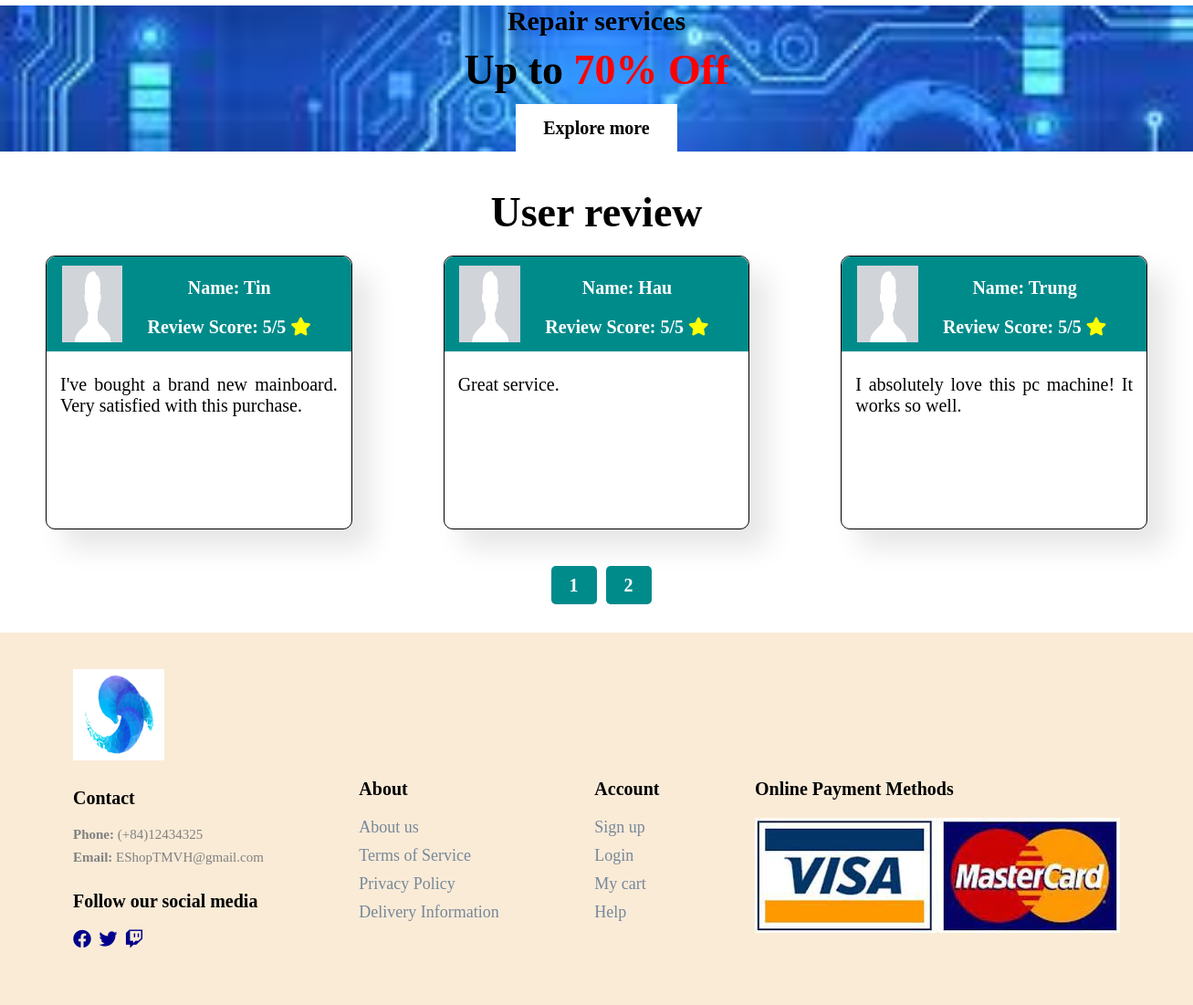
Before: / (lower part) with the older database file.
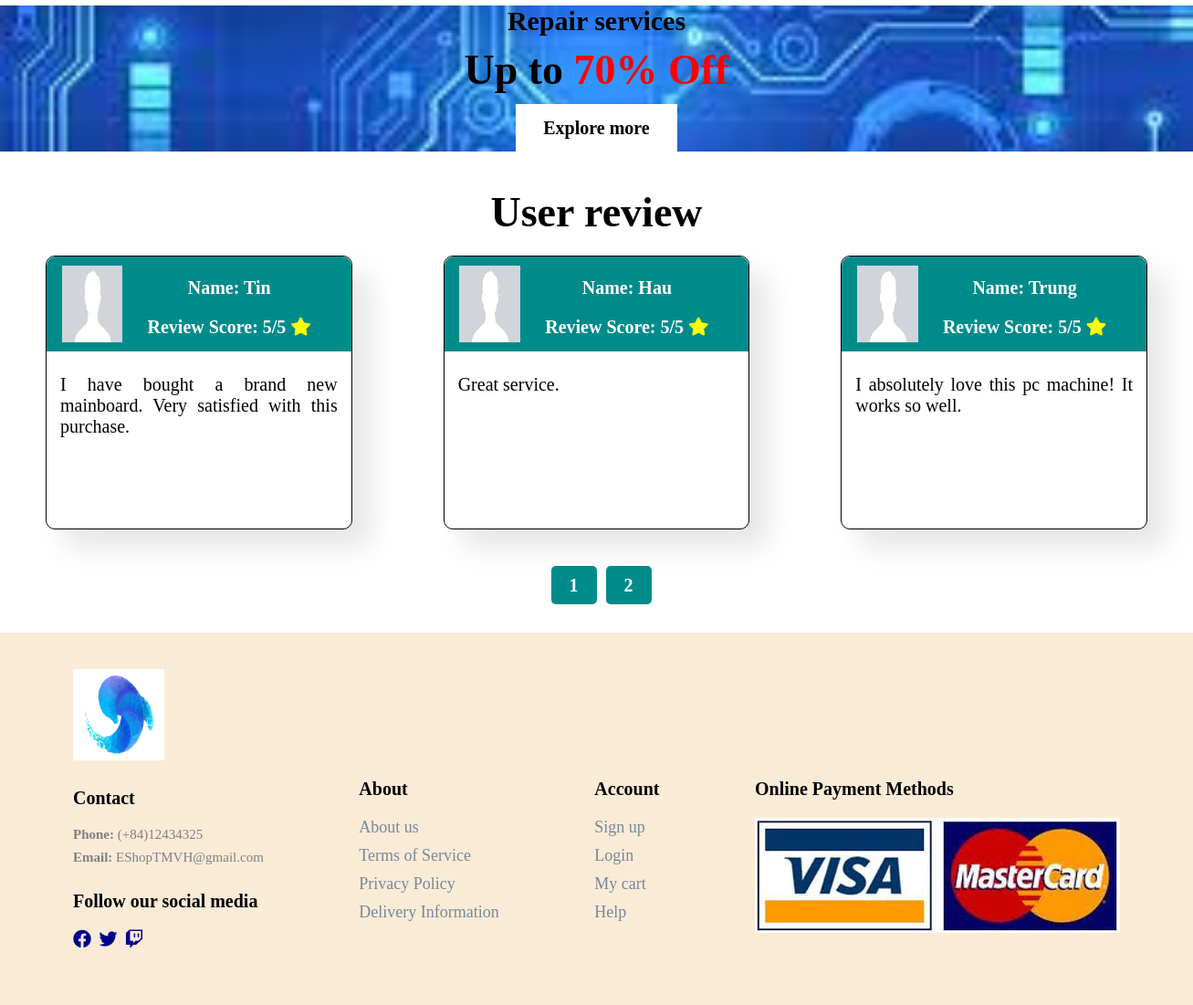
After: the same page with the newer database file.
### tables this page shows
CREATE TABLE `review` (
  `r_id` int(100) NOT NULL,
  `rating` int(1) NOT NULL,
  `content` varchar(300) NOT NULL
);

CREATE TABLE `user_form` (
  `id` int(100) NOT NULL,
  `name` varchar(100) NOT NULL,
  `email` varchar(100) NOT NULL,
  `password` varchar(100) NOT NULL,
  `image` varchar(100) NOT NULL
);

### index.php (the view, shortened to what this page needs)
<?php
    $conn = mysqli_connect('localhost', 'root', '', 'user_db') or die('connection failed');
    $record_per_page = 3;
    $page = '';
    if (isset($_GET["page"])) {
        $page = intval($_GET["page"]);
    }
    else {
        $page = 1;
    }
    $start_from = ($page - 1)*$record_per_page;
    $select = mysqli_query($conn,
        "SELECT `name`, `rating`, `content`
        FROM `review` r join `user_form` u
        ON  r.r_id = u.id
        ORDER BY `r_id`
        DESC LIMIT $start_from, $record_per_page")
    or die('query failed');
?>
<!DOCTYPE html>
<html lang="en">
    <head>
        <link rel="stylesheet" href="index.css" />
        <link rel="stylesheet" href="https://use.fontawesome.com/releases/v5.15.4/css/all.css" />
    </head>
    <body>
        <section id="banner" class="section-m1">
            <h4>Repair services</h4>
            <h2>Up to <span>70% Off</span></h2>
            <button class="normal">Explore more</button>
        </section>
        <section id="review" class="section-m1">
            <h2>User review</h2>
            <div class='reviews-container'>
                <?php
                    while($row = mysqli_fetch_array($select)) {
                ?>
                    <div class="review-container">
                        <div class='user-info'>
                            <img src="./img/default-pfp.png" alt="user profile picture">
                            <div>
                                <p><b>Name:</b> <?php echo $row["name"] ?></p>
                                <p><b>Review score:</b> <?php echo $row["rating"] ?>/5 <i style="color: yellow" class="fas fa-star"></i></p>
                            </div>
                        </div>
                        <div class="review-contents">
                            <p><?php echo $row["content"] ?></p>
                        </div>
                    </div>
                <?php
                    }
                ?>
            </div>
            <div id="pagination">
                <?php
                    $select_page = mysqli_query($conn, "SELECT * FROM `review`
                        ORDER BY `r_id` DESC") or die('query failed');
                    $total_records = mysqli_num_rows($select_page);
                    $total_pages = ceil($total_records/$record_per_page);
                    for ($i = 1; $i <= $total_pages; $i++){
                        echo '<a href="index.php?page='.$i.' onClick="changePage()">'.$i.'</a>';
                    }
                ?>
            </div>
        </section>
        <footer class="section-p1">
            <div class="col">
                <img class='logo' width="100" height="100" src="img/logo.png" alt="logo">
                <h4>Contact</h4>
                <p><b>Phone:</b> (+84)12434325</p>
                <p><b>Email:</b> EShopTMVH@gmail.com</p>
                <div class="follow">
                    <h4>Follow our social media</h4>
                    <div class="icon">
                        <a href="#">
                            <i class="fab fa-facebook"></i>
                        </a>
                        <a>
                            <i class="fab fa-twitter"></i>
                        </a>
                        <a>
                            <i class="fab fa-twitch"></i>
                        </a>
                    </div>
                </div>
            </div>
            <div class="col2">
                <h4>About</h4>
                <a href="#">About us</a>
                <a href="#">Terms of Service</a>
                <a href="#">Privacy Policy</a>
                <a href="#">Delivery Information</a>
            </div>
            <div class="col2">
                <h4>Account</h4>
                <a href="./pages/register/register.php">Sign up</a>
                <a href="./pages/login/login.php">Login</a>
                <a href="./pages/cart/cart.php">My cart</a>
                <a href="#">Help</a>
            </div>
            <div class="col2">
                <h4>Online Payment Methods</h4>
                <img src="img/payment.jpg" alt="payment-methods">
            </div>
        </footer>
    </body>
</html>

### index.css (style rules this page uses)
* { margin: 0; padding: 0; box-sizing: border-box; font-family: 'Times New Roman', Times, serif; }
h2 { font-size: 46px; line-height: 54px; color: black; }
p { font-size: 16px; color: gray; margin: 15px 0 20px 0; }
.section-p1 { padding: 40px 80px; }
.section-m1 { margin: 40px 0; }
body { width: 100%; }
button.normal { font-size: 20px; font-weight: 600; padding: 15px 30px; color: black; background-color: white; cursor: pointer; border: none; outline: none; transition: 0.3s ease; }
#banner { display: flex; flex-direction: column; justify-content: center; align-items: center; text-align: center; background-image: url("img/banner-background.jpg"); width: 100%; height: 20vh; background-size: cover; background-position: center; }
#banner h4 { color: black; font-size: 30px; }
#banner h2 { color: black; padding: 10px 0; }
#banner h2 span { color: red }
#review { text-align: center; width: 100%; }
#review .reviews-container { display: flex; justify-content: center; align-items: center; }
#review h2 { margin-bottom: 20px; }
#review .review-container { margin-bottom: 20px; margin-left: 50px; margin-right: 50px; height: 300px; width: 450px; background-color: white; border: 1px solid black; border-radius: 10px; box-shadow: 20px 20px 30px rgba(0, 0, 0, 0.1); }
#review .user-info { position: relative; display: flex; flex-direction: column; width: 100%; height: 35%; background-color: darkcyan; text-align: center; border: 1px hidden black; border-radius: 10px 10px 0px 0px; transition: ease 0.3s; }
#review .user-info img { position: relative; left: 5%; margin-top: 10px; width: 20%; height: 80%; }
#review .user-info div { margin-top: 8px; position: absolute; right: 0%; width: 80%; }
#review .user-info p { color: white; font-weight: 600; font-size: 20px; text-transform: capitalize; }
#review .review-contents { display: flex; padding-top: 10px; padding-left: 15px; padding-right: 15px; text-align: justify; }
#review .review-contents p { font-size: 20px; color: black; }
#pagination { text-align: center; margin-bottom: 30px; margin-top: 30px; }
#pagination a { margin-left: 10px; text-decoration: none; padding: 10px 20px; border-radius: 5px; font-weight: 600; font-size: 20px; color: white; background-color: darkcyan; }
footer { display: flex; flex-wrap: wrap; justify-content: space-between; background-color: antiquewhite; }
footer .col { display: flex; flex-direction: column; align-items: flex-start; margin-bottom: 20px; }
footer .col2 { display: flex; flex-direction: column; align-items: flex-start; margin-top: 120px; }
footer .logo { margin-bottom: 30px; }
footer h4 { font-size: 20px; padding-bottom: 20px; }
footer p { font-size: 15px; margin: 0 0 8px 0; }
footer a { font-size: 18px; text-decoration: none; color: lightslategray; margin-bottom: 10px; transition: 0.3s ease; }
footer .follow { margin-top: 20px; }
footer .follow i { font-size: 20px; color: darkblue; padding-right: 4px; cursor: pointer; }
footer .icon { margin-top: 0px; }

Changed rows visible on the page:
changed review "Tin": content "I've bought a brand new mainboard. Very satisfied with this purchase." → "I have bought a brand new mainboard. Very satisfied with this purchase."
